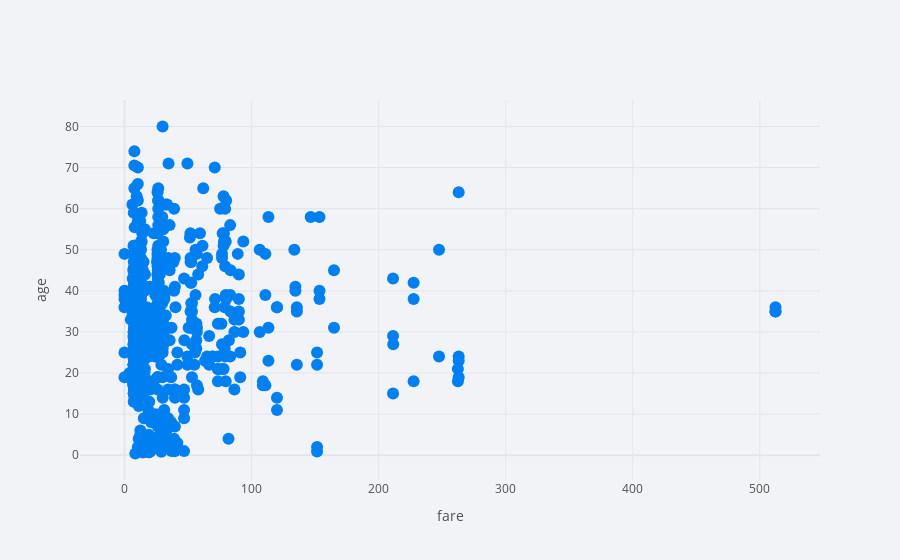

The cell this chart's notebook holds for it:
### Code cell
titnic.iplot(x='fare',y='age',mode = 'markers',theme='polar',xTitle = 'fare',yTitle = 'age')

### Figure 1 — Plotly figure (JSON) as saved in the notebook; plotly's stock layout.template omitted (floating-point values rounded to 4 significant figures; data arrays with more than 128 entries replaced by an {"elided": "..."} marker saying what was removed)
{"data": [{"line": {"color": "rgba(0, 128, 240, 1.0)", "dash": "solid", "shape": "linear", "width": 1.3}, "marker": {"size": 12, "symbol": "circle"}, "mode": "markers", "name": "age", "text": "", "type": "scatter", "x": {"elided": "891 float values"}, "y": {"elided": "891 mixed values"}}], "layout": {"autosize": true, "legend": {"bgcolor": "#F2F3F7", "font": {"color": "#505050"}}, "paper_bgcolor": "#F2F3F7", "plot_bgcolor": "#F2F3F7", "title": {"font": {"color": "#484848"}}, "xaxis": {"autorange": true, "gridcolor": "#E1E5ED", "range": [-38.32, 550.6], "showgrid": true, "tickfont": {"color": "#505050"}, "title": {"font": {"color": "#505050"}, "text": "fare"}, "type": "linear", "zerolinecolor": "#E1E5ED"}, "yaxis": {"autorange": true, "gridcolor": "#E1E5ED", "range": [-8.512, 88.93], "showgrid": true, "tickfont": {"color": "#505050"}, "title": {"font": {"color": "#505050"}, "text": "age"}, "type": "linear", "zerolinecolor": "#E1E5ED"}}}
